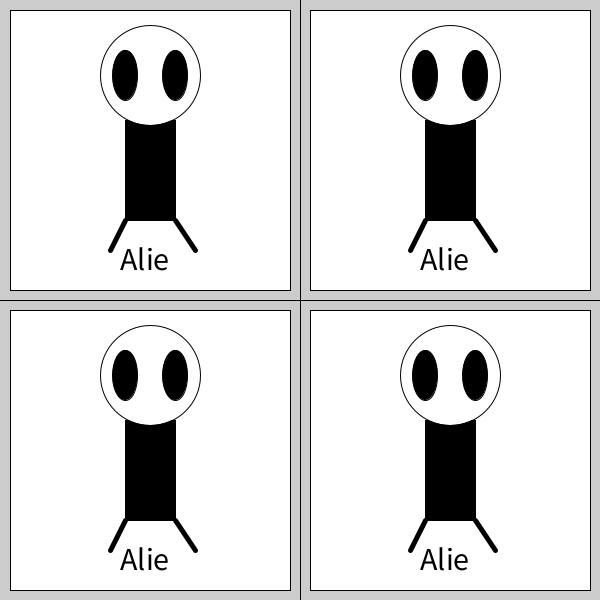
Frame 1 (no input)
Frame 2 (the mouse pressed at the canvas centre, redrawn once): identical to frame 1, image omitted

The Processing sketch that drew this single still picture (run headless with seeded random() and noise(); the mouse was pressed at the canvas centre and the sketch redrawn once):

// Processing sketch: alie_funk
// ── alie_funk.pde
void setup(){
  size (600,600);
  noLoop();
}

void draw(){

  // make frame behind alien
  frameFunction(0,0);
  frameFunction(300,0);
  
  frameFunction(0,300);
  frameFunction(300,300);
}


void frameFunction(int x, int y ){
  strokeWeight(1);
  fill(255);
  rect(10+x,10+y,280,280);
  
  //divide screen i four squares
  line(300,0,300,600);//vertical line
  line (0,300,600,300); //Horizontal line
  
  // make body and color black
  fill(0,0,0);
  rect(125+x,120+y,50,100);
  
  // make head and color white
  fill(255,255,255);
  circle(150+x,75+y,100);
  
  // make eys and color black
  fill(0,0,0);
  ellipse(125+x, 75+y, 25, 50);
  ellipse(175+x, 75+y, 25, 50);
  
  //make legs and thick
  strokeWeight(5);
  line(125+x,220+y,110+x,250+y);
  line(175+x,220+y,195+x,250+y);
  
  textSize(32);
  text("Alie", 120+x, 270+y);
}
